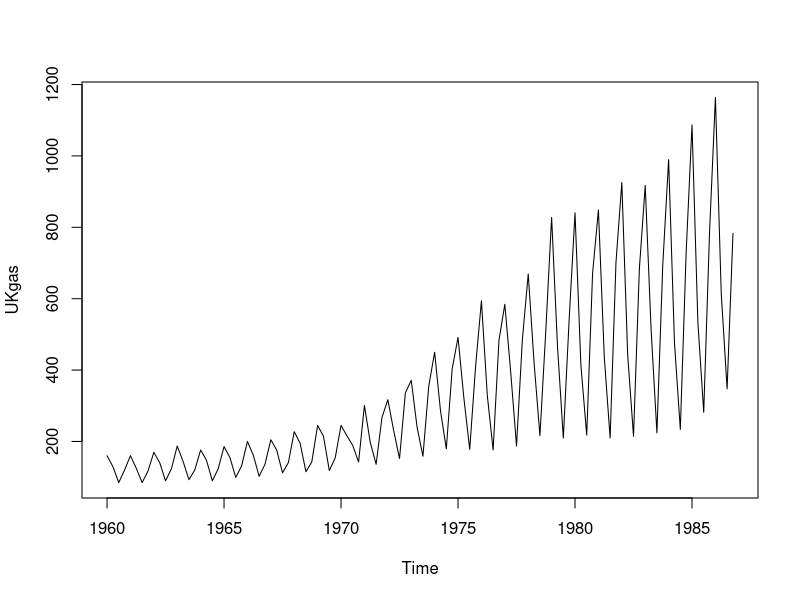

This figure's R source:
lh
dim(lh)


# Quarterly UK gas consumption from 1960Q1 to 1986Q4, in millions  --------

help(UKgas)
frequency(UKgas)
UKgas

ts.plot(UKgas)
